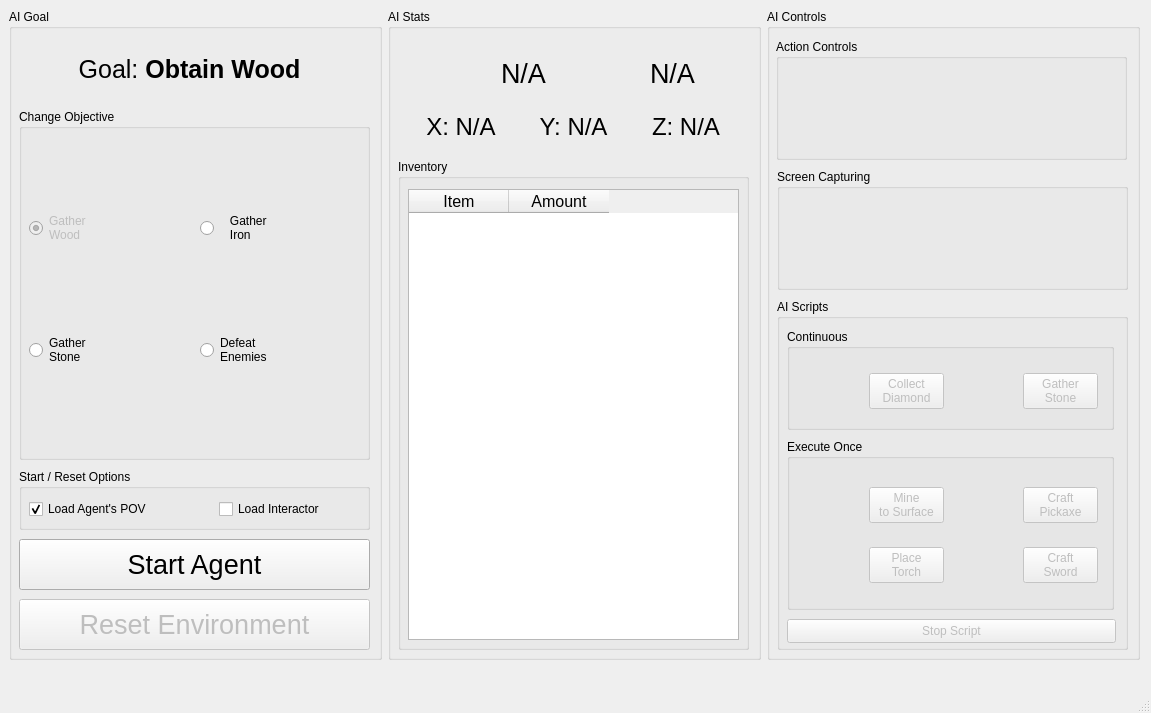
<?xml version="1.0" encoding="UTF-8"?>
<ui version="4.0">
 <author>Adair Torres</author>
 <class>MainWindow</class>
 <widget class="QMainWindow" name="MainWindow">
  <property name="geometry">
   <rect>
    <x>0</x>
    <y>0</y>
    <width>1151</width>
    <height>713</height>
   </rect>
  </property>
  <property name="sizePolicy">
   <sizepolicy hsizetype="Fixed" vsizetype="Fixed">
    <horstretch>0</horstretch>
    <verstretch>0</verstretch>
   </sizepolicy>
  </property>
  <property name="windowTitle">
   <string>ML4MC</string>
  </property>
  <property name="windowIcon">
   <iconset>
    <normaloff>../Assets/Grass_Block.png</normaloff>../Assets/Grass_Block.png</iconset>
  </property>
  <widget class="QWidget" name="centralwidget">
   <widget class="QWidget" name="horizontalLayoutWidget_3">
    <property name="geometry">
     <rect>
      <x>9</x>
      <y>9</y>
      <width>1131</width>
      <height>651</height>
     </rect>
    </property>
    <layout class="QHBoxLayout" name="horizontalLayout_7">
     <item>
      <layout class="QVBoxLayout" name="verticalLayout_6">
       <item>
        <widget class="QGroupBox" name="goalInfoGroupBox">
         <property name="title">
          <string>AI Goal</string>
         </property>
         <widget class="QGroupBox" name="goalSelectGroupbox">
          <property name="geometry">
           <rect>
            <x>10</x>
            <y>100</y>
            <width>351</width>
            <height>351</height>
           </rect>
          </property>
          <property name="title">
           <string>Change Objective</string>
          </property>
          <widget class="QWidget" name="horizontalLayoutWidget">
           <property name="geometry">
            <rect>
             <x>10</x>
             <y>20</y>
             <width>335</width>
             <height>321</height>
            </rect>
           </property>
           <layout class="QHBoxLayout" name="horizontalLayout">
            <item>
             <layout class="QVBoxLayout" name="verticalLayout">
              <item>
               <widget class="QRadioButton" name="woodRadio">
                <property name="enabled">
                 <bool>false</bool>
                </property>
                <property name="text">
                 <string>Gather
Wood</string>
                </property>
                <property name="icon">
                 <iconset>
                  <normaloff>../Assets/Oak_Log.png</normaloff>../Assets/Oak_Log.png</iconset>
                </property>
                <property name="iconSize">
                 <size>
                  <width>50</width>
                  <height>50</height>
                 </size>
                </property>
                <property name="checked">
                 <bool>true</bool>
                </property>
               </widget>
              </item>
              <item>
               <widget class="QRadioButton" name="stoneRadio">
                <property name="text">
                 <string>Gather
Stone</string>
                </property>
                <property name="icon">
                 <iconset>
                  <normaloff>../Assets/Cobblestone.png</normaloff>../Assets/Cobblestone.png</iconset>
                </property>
                <property name="iconSize">
                 <size>
                  <width>50</width>
                  <height>50</height>
                 </size>
                </property>
               </widget>
              </item>
             </layout>
            </item>
            <item>
             <layout class="QVBoxLayout" name="verticalLayout_2">
              <item>
               <widget class="QRadioButton" name="ironRadio">
                <property name="text">
                 <string>   Gather
   Iron</string>
                </property>
                <property name="icon">
                 <iconset>
                  <normaloff>../Assets/Iron_Ingot.png</normaloff>../Assets/Iron_Ingot.png</iconset>
                </property>
                <property name="iconSize">
                 <size>
                  <width>50</width>
                  <height>50</height>
                 </size>
                </property>
               </widget>
              </item>
              <item>
               <widget class="QRadioButton" name="combatRadio">
                <property name="text">
                 <string>Defeat
Enemies</string>
                </property>
                <property name="icon">
                 <iconset>
                  <normaloff>../Assets/Zombie_Head.png</normaloff>../Assets/Zombie_Head.png</iconset>
                </property>
                <property name="iconSize">
                 <size>
                  <width>50</width>
                  <height>50</height>
                 </size>
                </property>
               </widget>
              </item>
             </layout>
            </item>
           </layout>
          </widget>
         </widget>
         <widget class="QLabel" name="currentObjectiveLabel">
          <property name="geometry">
           <rect>
            <x>10</x>
            <y>40</y>
            <width>341</width>
            <height>41</height>
           </rect>
          </property>
          <property name="font">
           <font>
            <pointsize>19</pointsize>
           </font>
          </property>
          <property name="text">
           <string>&lt;html&gt;&lt;head/&gt;&lt;body&gt;&lt;p align=&quot;center&quot;&gt;Goal: &lt;span style=&quot; font-weight:700;&quot;&gt;Obtain Wood&lt;/span&gt;&lt;/p&gt;&lt;/body&gt;&lt;/html&gt;</string>
          </property>
         </widget>
         <widget class="QPushButton" name="resetEnvironmentButton">
          <property name="enabled">
           <bool>false</bool>
          </property>
          <property name="geometry">
           <rect>
            <x>10</x>
            <y>590</y>
            <width>351</width>
            <height>51</height>
           </rect>
          </property>
          <property name="font">
           <font>
            <pointsize>20</pointsize>
           </font>
          </property>
          <property name="text">
           <string>Reset Environment</string>
          </property>
         </widget>
         <widget class="QPushButton" name="agentButton">
          <property name="geometry">
           <rect>
            <x>10</x>
            <y>530</y>
            <width>351</width>
            <height>51</height>
           </rect>
          </property>
          <property name="font">
           <font>
            <pointsize>20</pointsize>
           </font>
          </property>
          <property name="text">
           <string>Start Agent</string>
          </property>
         </widget>
         <widget class="QGroupBox" name="groupBox_3">
          <property name="geometry">
           <rect>
            <x>10</x>
            <y>460</y>
            <width>351</width>
            <height>61</height>
           </rect>
          </property>
          <property name="title">
           <string>Start / Reset Options</string>
          </property>
          <widget class="QCheckBox" name="agentCheckbox">
           <property name="geometry">
            <rect>
             <x>10</x>
             <y>30</y>
             <width>171</width>
             <height>20</height>
            </rect>
           </property>
           <property name="toolTip">
            <string>Takes affect on restart.</string>
           </property>
           <property name="text">
            <string>Load Agent's POV</string>
           </property>
           <property name="checked">
            <bool>true</bool>
           </property>
          </widget>
          <widget class="QCheckBox" name="interactorCheckbox">
           <property name="geometry">
            <rect>
             <x>200</x>
             <y>30</y>
             <width>141</width>
             <height>20</height>
            </rect>
           </property>
           <property name="toolTip">
            <string>Takes affect on restart.</string>
           </property>
           <property name="text">
            <string>Load Interactor</string>
           </property>
           <property name="checked">
            <bool>false</bool>
           </property>
          </widget>
         </widget>
        </widget>
       </item>
      </layout>
     </item>
     <item>
      <layout class="QVBoxLayout" name="verticalLayout_8">
       <item>
        <widget class="QGroupBox" name="groupBox_AI_Stats">
         <property name="title">
          <string>AI Stats</string>
         </property>
         <widget class="QWidget" name="verticalLayoutWidget_3">
          <property name="geometry">
           <rect>
            <x>20</x>
            <y>40</y>
            <width>331</width>
            <height>101</height>
           </rect>
          </property>
          <layout class="QVBoxLayout" name="verticalLayout_3">
           <item>
            <layout class="QHBoxLayout" name="horizontalLayout_3">
             <item>
              <layout class="QHBoxLayout" name="horizontalLayout_5">
               <item>
                <widget class="QLabel" name="healthIcon">
                 <property name="sizePolicy">
                  <sizepolicy hsizetype="Fixed" vsizetype="Fixed">
                   <horstretch>0</horstretch>
                   <verstretch>0</verstretch>
                  </sizepolicy>
                 </property>
                 <property name="maximumSize">
                  <size>
                   <width>50</width>
                   <height>50</height>
                  </size>
                 </property>
                 <property name="text">
                  <string/>
                 </property>
                 <property name="pixmap">
                  <pixmap>../Assets/Health_Icon.png</pixmap>
                 </property>
                 <property name="scaledContents">
                  <bool>true</bool>
                 </property>
                 <property name="alignment">
                  <set>Qt::AlignCenter</set>
                 </property>
                </widget>
               </item>
               <item>
                <widget class="QLabel" name="healthLabel">
                 <property name="maximumSize">
                  <size>
                   <width>50</width>
                   <height>50</height>
                  </size>
                 </property>
                 <property name="font">
                  <font>
                   <pointsize>20</pointsize>
                  </font>
                 </property>
                 <property name="text">
                  <string>N/A</string>
                 </property>
                </widget>
               </item>
              </layout>
             </item>
             <item>
              <layout class="QHBoxLayout" name="horizontalLayout_4">
               <item>
                <widget class="QLabel" name="hungerIcon">
                 <property name="maximumSize">
                  <size>
                   <width>50</width>
                   <height>50</height>
                  </size>
                 </property>
                 <property name="text">
                  <string/>
                 </property>
                 <property name="pixmap">
                  <pixmap>../Assets/Hunger_Icon.png</pixmap>
                 </property>
                 <property name="scaledContents">
                  <bool>true</bool>
                 </property>
                 <property name="alignment">
                  <set>Qt::AlignCenter</set>
                 </property>
                </widget>
               </item>
               <item>
                <widget class="QLabel" name="hungerLabel">
                 <property name="maximumSize">
                  <size>
                   <width>50</width>
                   <height>50</height>
                  </size>
                 </property>
                 <property name="font">
                  <font>
                   <pointsize>20</pointsize>
                  </font>
                 </property>
                 <property name="text">
                  <string>N/A</string>
                 </property>
                </widget>
               </item>
              </layout>
             </item>
            </layout>
           </item>
           <item>
            <layout class="QHBoxLayout" name="horizontalLayout_8">
             <item>
              <widget class="QLabel" name="xCoordLabel">
               <property name="font">
                <font>
                 <pointsize>18</pointsize>
                </font>
               </property>
               <property name="text">
                <string>X: N/A</string>
               </property>
               <property name="alignment">
                <set>Qt::AlignCenter</set>
               </property>
              </widget>
             </item>
             <item>
              <widget class="QLabel" name="yCoordLabel">
               <property name="font">
                <font>
                 <pointsize>18</pointsize>
                </font>
               </property>
               <property name="text">
                <string>Y: N/A</string>
               </property>
               <property name="alignment">
                <set>Qt::AlignCenter</set>
               </property>
              </widget>
             </item>
             <item>
              <widget class="QLabel" name="zCoordLabel">
               <property name="font">
                <font>
                 <pointsize>18</pointsize>
                </font>
               </property>
               <property name="text">
                <string>Z: N/A</string>
               </property>
               <property name="alignment">
                <set>Qt::AlignCenter</set>
               </property>
              </widget>
             </item>
            </layout>
           </item>
          </layout>
         </widget>
         <widget class="QGroupBox" name="inventoryGroupBox">
          <property name="geometry">
           <rect>
            <x>10</x>
            <y>150</y>
            <width>351</width>
            <height>491</height>
           </rect>
          </property>
          <property name="title">
           <string>Inventory</string>
          </property>
          <widget class="QTableWidget" name="inventoryTable">
           <property name="geometry">
            <rect>
             <x>10</x>
             <y>30</y>
             <width>331</width>
             <height>451</height>
            </rect>
           </property>
           <property name="sizePolicy">
            <sizepolicy hsizetype="Fixed" vsizetype="Fixed">
             <horstretch>0</horstretch>
             <verstretch>0</verstretch>
            </sizepolicy>
           </property>
           <property name="maximumSize">
            <size>
             <width>10000</width>
             <height>10000</height>
            </size>
           </property>
           <property name="baseSize">
            <size>
             <width>0</width>
             <height>0</height>
            </size>
           </property>
           <property name="font">
            <font>
             <pointsize>12</pointsize>
            </font>
           </property>
           <property name="editTriggers">
            <set>QAbstractItemView::NoEditTriggers</set>
           </property>
           <property name="selectionBehavior">
            <enum>QAbstractItemView::SelectRows</enum>
           </property>
           <property name="textElideMode">
            <enum>Qt::ElideRight</enum>
           </property>
           <property name="gridStyle">
            <enum>Qt::SolidLine</enum>
           </property>
           <attribute name="horizontalHeaderCascadingSectionResizes">
            <bool>false</bool>
           </attribute>
           <column>
            <property name="text">
             <string>Item</string>
            </property>
           </column>
           <column>
            <property name="text">
             <string>Amount</string>
            </property>
           </column>
          </widget>
         </widget>
        </widget>
       </item>
      </layout>
     </item>
     <item>
      <layout class="QVBoxLayout" name="verticalLayout_7">
       <item>
        <widget class="QGroupBox" name="controlsGroupBox">
         <property name="title">
          <string>AI Controls</string>
         </property>
         <widget class="QGroupBox" name="actionGroupBox">
          <property name="geometry">
           <rect>
            <x>9</x>
            <y>30</y>
            <width>351</width>
            <height>121</height>
           </rect>
          </property>
          <property name="title">
           <string>Action Controls</string>
          </property>
          <widget class="QWidget" name="horizontalLayoutWidget_2">
           <property name="geometry">
            <rect>
             <x>10</x>
             <y>30</y>
             <width>331</width>
             <height>82</height>
            </rect>
           </property>
           <layout class="QHBoxLayout" name="horizontalLayout_2">
            <item>
             <widget class="QLabel" name="playButton">
              <property name="enabled">
               <bool>false</bool>
              </property>
              <property name="sizePolicy">
               <sizepolicy hsizetype="Fixed" vsizetype="Fixed">
                <horstretch>0</horstretch>
                <verstretch>0</verstretch>
               </sizepolicy>
              </property>
              <property name="toolTip">
               <string>Resume the agent.</string>
              </property>
              <property name="text">
               <string/>
              </property>
              <property name="pixmap">
               <pixmap>../Assets/Play_Button.png</pixmap>
              </property>
              <property name="alignment">
               <set>Qt::AlignCenter</set>
              </property>
             </widget>
            </item>
            <item>
             <widget class="QLabel" name="pauseButton">
              <property name="enabled">
               <bool>false</bool>
              </property>
              <property name="sizePolicy">
               <sizepolicy hsizetype="Fixed" vsizetype="Fixed">
                <horstretch>0</horstretch>
                <verstretch>0</verstretch>
               </sizepolicy>
              </property>
              <property name="toolTip">
               <string>Pause the agent.
(It can still take damage!)</string>
              </property>
              <property name="text">
               <string/>
              </property>
              <property name="pixmap">
               <pixmap>../Assets/Pause_Button.png</pixmap>
              </property>
              <property name="alignment">
               <set>Qt::AlignCenter</set>
              </property>
             </widget>
            </item>
           </layout>
          </widget>
         </widget>
         <widget class="QGroupBox" name="capturingGroupBox">
          <property name="geometry">
           <rect>
            <x>10</x>
            <y>160</y>
            <width>351</width>
            <height>121</height>
           </rect>
          </property>
          <property name="title">
           <string>Screen Capturing</string>
          </property>
          <widget class="QWidget" name="horizontalLayoutWidget_7">
           <property name="geometry">
            <rect>
             <x>10</x>
             <y>30</y>
             <width>331</width>
             <height>82</height>
            </rect>
           </property>
           <layout class="QHBoxLayout" name="horizontalLayout_9">
            <item>
             <widget class="QLabel" name="recordButton">
              <property name="enabled">
               <bool>false</bool>
              </property>
              <property name="sizePolicy">
               <sizepolicy hsizetype="Fixed" vsizetype="Fixed">
                <horstretch>0</horstretch>
                <verstretch>0</verstretch>
               </sizepolicy>
              </property>
              <property name="toolTip">
               <string>Start screen capture.</string>
              </property>
              <property name="text">
               <string/>
              </property>
              <property name="pixmap">
               <pixmap>../Assets/Record_Button.png</pixmap>
              </property>
              <property name="alignment">
               <set>Qt::AlignCenter</set>
              </property>
             </widget>
            </item>
            <item>
             <widget class="QLabel" name="stopButton">
              <property name="enabled">
               <bool>false</bool>
              </property>
              <property name="sizePolicy">
               <sizepolicy hsizetype="Fixed" vsizetype="Fixed">
                <horstretch>0</horstretch>
                <verstretch>0</verstretch>
               </sizepolicy>
              </property>
              <property name="toolTip">
               <string>Stop and save screen capture.</string>
              </property>
              <property name="text">
               <string/>
              </property>
              <property name="pixmap">
               <pixmap>../Assets/Stop_Button.png</pixmap>
              </property>
              <property name="alignment">
               <set>Qt::AlignCenter</set>
              </property>
             </widget>
            </item>
           </layout>
          </widget>
         </widget>
         <widget class="QGroupBox" name="scriptsGroupBox">
          <property name="geometry">
           <rect>
            <x>10</x>
            <y>290</y>
            <width>351</width>
            <height>351</height>
           </rect>
          </property>
          <property name="sizePolicy">
           <sizepolicy hsizetype="Minimum" vsizetype="Minimum">
            <horstretch>0</horstretch>
            <verstretch>0</verstretch>
           </sizepolicy>
          </property>
          <property name="title">
           <string>AI Scripts</string>
          </property>
          <widget class="QGroupBox" name="groupBox_2">
           <property name="geometry">
            <rect>
             <x>10</x>
             <y>140</y>
             <width>327</width>
             <height>171</height>
            </rect>
           </property>
           <property name="title">
            <string>Execute Once</string>
           </property>
           <widget class="QWidget" name="gridLayoutWidget">
            <property name="geometry">
             <rect>
              <x>9</x>
              <y>30</y>
              <width>311</width>
              <height>132</height>
             </rect>
            </property>
            <layout class="QGridLayout" name="gridLayout">
             <item row="0" column="1">
              <layout class="QHBoxLayout" name="horizontalLayout_11">
               <item>
                <widget class="QLabel" name="pickaxeIcon">
                 <property name="enabled">
                  <bool>true</bool>
                 </property>
                 <property name="maximumSize">
                  <size>
                   <width>60</width>
                   <height>60</height>
                  </size>
                 </property>
                 <property name="text">
                  <string/>
                 </property>
                 <property name="pixmap">
                  <pixmap>../Assets/Iron_Pickaxe.png</pixmap>
                 </property>
                 <property name="scaledContents">
                  <bool>true</bool>
                 </property>
                 <property name="alignment">
                  <set>Qt::AlignCenter</set>
                 </property>
                </widget>
               </item>
               <item>
                <widget class="QPushButton" name="pickaxeScriptButton">
                 <property name="enabled">
                  <bool>false</bool>
                 </property>
                 <property name="sizePolicy">
                  <sizepolicy hsizetype="Fixed" vsizetype="Fixed">
                   <horstretch>0</horstretch>
                   <verstretch>0</verstretch>
                  </sizepolicy>
                 </property>
                 <property name="maximumSize">
                  <size>
                   <width>75</width>
                   <height>16777215</height>
                  </size>
                 </property>
                 <property name="toolTip">
                  <string>Will craft the highest tier available.</string>
                 </property>
                 <property name="text">
                  <string>Craft
Pickaxe</string>
                 </property>
                 <property name="iconSize">
                  <size>
                   <width>50</width>
                   <height>50</height>
                  </size>
                 </property>
                </widget>
               </item>
              </layout>
             </item>
             <item row="0" column="0">
              <layout class="QHBoxLayout" name="horizontalLayout_10">
               <item>
                <widget class="QLabel" name="surfaceIcon">
                 <property name="enabled">
                  <bool>true</bool>
                 </property>
                 <property name="maximumSize">
                  <size>
                   <width>60</width>
                   <height>60</height>
                  </size>
                 </property>
                 <property name="text">
                  <string/>
                 </property>
                 <property name="pixmap">
                  <pixmap>../Assets/Cobblestone_Stairs.png</pixmap>
                 </property>
                 <property name="scaledContents">
                  <bool>true</bool>
                 </property>
                 <property name="alignment">
                  <set>Qt::AlignCenter</set>
                 </property>
                </widget>
               </item>
               <item>
                <widget class="QPushButton" name="surfaceScriptButton">
                 <property name="enabled">
                  <bool>false</bool>
                 </property>
                 <property name="sizePolicy">
                  <sizepolicy hsizetype="Fixed" vsizetype="Fixed">
                   <horstretch>0</horstretch>
                   <verstretch>0</verstretch>
                  </sizepolicy>
                 </property>
                 <property name="maximumSize">
                  <size>
                   <width>75</width>
                   <height>16777215</height>
                  </size>
                 </property>
                 <property name="text">
                  <string>Mine
to Surface</string>
                 </property>
                 <property name="iconSize">
                  <size>
                   <width>50</width>
                   <height>50</height>
                  </size>
                 </property>
                </widget>
               </item>
              </layout>
             </item>
             <item row="1" column="1">
              <layout class="QHBoxLayout" name="horizontalLayout_12">
               <item>
                <widget class="QLabel" name="swordIcon">
                 <property name="enabled">
                  <bool>true</bool>
                 </property>
                 <property name="maximumSize">
                  <size>
                   <width>60</width>
                   <height>60</height>
                  </size>
                 </property>
                 <property name="font">
                  <font>
                   <kerning>true</kerning>
                  </font>
                 </property>
                 <property name="text">
                  <string/>
                 </property>
                 <property name="pixmap">
                  <pixmap>../Assets/Diamond_Sword.png</pixmap>
                 </property>
                 <property name="scaledContents">
                  <bool>true</bool>
                 </property>
                 <property name="alignment">
                  <set>Qt::AlignCenter</set>
                 </property>
                </widget>
               </item>
               <item>
                <widget class="QPushButton" name="swordScriptButton">
                 <property name="enabled">
                  <bool>false</bool>
                 </property>
                 <property name="sizePolicy">
                  <sizepolicy hsizetype="Fixed" vsizetype="Fixed">
                   <horstretch>0</horstretch>
                   <verstretch>0</verstretch>
                  </sizepolicy>
                 </property>
                 <property name="maximumSize">
                  <size>
                   <width>75</width>
                   <height>16777215</height>
                  </size>
                 </property>
                 <property name="toolTip">
                  <string>Will craft the highest tier available.</string>
                 </property>
                 <property name="text">
                  <string>Craft
Sword</string>
                 </property>
                 <property name="iconSize">
                  <size>
                   <width>50</width>
                   <height>50</height>
                  </size>
                 </property>
                </widget>
               </item>
              </layout>
             </item>
             <item row="1" column="0">
              <layout class="QHBoxLayout" name="horizontalLayout_16">
               <item>
                <widget class="QLabel" name="torchIcon">
                 <property name="enabled">
                  <bool>true</bool>
                 </property>
                 <property name="maximumSize">
                  <size>
                   <width>60</width>
                   <height>60</height>
                  </size>
                 </property>
                 <property name="text">
                  <string/>
                 </property>
                 <property name="pixmap">
                  <pixmap>../Assets/Torch.png</pixmap>
                 </property>
                 <property name="scaledContents">
                  <bool>true</bool>
                 </property>
                 <property name="alignment">
                  <set>Qt::AlignCenter</set>
                 </property>
                </widget>
               </item>
               <item>
                <widget class="QPushButton" name="torchScriptButton">
                 <property name="enabled">
                  <bool>false</bool>
                 </property>
                 <property name="sizePolicy">
                  <sizepolicy hsizetype="Fixed" vsizetype="Fixed">
                   <horstretch>0</horstretch>
                   <verstretch>0</verstretch>
                  </sizepolicy>
                 </property>
                 <property name="maximumSize">
                  <size>
                   <width>75</width>
                   <height>16777215</height>
                  </size>
                 </property>
                 <property name="text">
                  <string>Place
Torch</string>
                 </property>
                 <property name="iconSize">
                  <size>
                   <width>50</width>
                   <height>50</height>
                  </size>
                 </property>
                </widget>
               </item>
              </layout>
             </item>
            </layout>
           </widget>
          </widget>
          <widget class="QGroupBox" name="groupBox">
           <property name="geometry">
            <rect>
             <x>10</x>
             <y>30</y>
             <width>327</width>
             <height>101</height>
            </rect>
           </property>
           <property name="sizePolicy">
            <sizepolicy hsizetype="Preferred" vsizetype="Minimum">
             <horstretch>0</horstretch>
             <verstretch>0</verstretch>
            </sizepolicy>
           </property>
           <property name="minimumSize">
            <size>
             <width>0</width>
             <height>0</height>
            </size>
           </property>
           <property name="title">
            <string>Continuous</string>
           </property>
           <widget class="QWidget" name="horizontalLayoutWidget_4">
            <property name="geometry">
             <rect>
              <x>9</x>
              <y>30</y>
              <width>311</width>
              <height>64</height>
             </rect>
            </property>
            <layout class="QHBoxLayout" name="horizontalLayout_13">
             <item>
              <layout class="QHBoxLayout" name="horizontalLayout_14">
               <item>
                <widget class="QLabel" name="diamondIcon">
                 <property name="enabled">
                  <bool>true</bool>
                 </property>
                 <property name="maximumSize">
                  <size>
                   <width>60</width>
                   <height>60</height>
                  </size>
                 </property>
                 <property name="text">
                  <string/>
                 </property>
                 <property name="pixmap">
                  <pixmap>../Assets/Diamond.png</pixmap>
                 </property>
                 <property name="scaledContents">
                  <bool>false</bool>
                 </property>
                 <property name="alignment">
                  <set>Qt::AlignCenter</set>
                 </property>
                </widget>
               </item>
               <item>
                <widget class="QPushButton" name="diamondScriptButton">
                 <property name="enabled">
                  <bool>false</bool>
                 </property>
                 <property name="sizePolicy">
                  <sizepolicy hsizetype="Fixed" vsizetype="Fixed">
                   <horstretch>0</horstretch>
                   <verstretch>0</verstretch>
                  </sizepolicy>
                 </property>
                 <property name="maximumSize">
                  <size>
                   <width>75</width>
                   <height>16777215</height>
                  </size>
                 </property>
                 <property name="text">
                  <string>Collect
Diamond</string>
                 </property>
                 <property name="iconSize">
                  <size>
                   <width>50</width>
                   <height>50</height>
                  </size>
                 </property>
                </widget>
               </item>
              </layout>
             </item>
             <item>
              <layout class="QHBoxLayout" name="horizontalLayout_15">
               <item>
                <widget class="QLabel" name="stoneIcon">
                 <property name="enabled">
                  <bool>true</bool>
                 </property>
                 <property name="maximumSize">
                  <size>
                   <width>60</width>
                   <height>60</height>
                  </size>
                 </property>
                 <property name="text">
                  <string/>
                 </property>
                 <property name="pixmap">
                  <pixmap>../Assets/Cobblestone.png</pixmap>
                 </property>
                 <property name="scaledContents">
                  <bool>true</bool>
                 </property>
                 <property name="alignment">
                  <set>Qt::AlignCenter</set>
                 </property>
                </widget>
               </item>
               <item>
                <widget class="QPushButton" name="stoneScriptButton">
                 <property name="enabled">
                  <bool>false</bool>
                 </property>
                 <property name="sizePolicy">
                  <sizepolicy hsizetype="Fixed" vsizetype="Fixed">
                   <horstretch>0</horstretch>
                   <verstretch>0</verstretch>
                  </sizepolicy>
                 </property>
                 <property name="maximumSize">
                  <size>
                   <width>75</width>
                   <height>16777215</height>
                  </size>
                 </property>
                 <property name="text">
                  <string>Gather
Stone</string>
                 </property>
                 <property name="iconSize">
                  <size>
                   <width>50</width>
                   <height>50</height>
                  </size>
                 </property>
                </widget>
               </item>
              </layout>
             </item>
            </layout>
           </widget>
          </widget>
          <widget class="QPushButton" name="stopScriptButton">
           <property name="enabled">
            <bool>false</bool>
           </property>
           <property name="geometry">
            <rect>
             <x>10</x>
             <y>320</y>
             <width>329</width>
             <height>24</height>
            </rect>
           </property>
           <property name="text">
            <string>Stop Script</string>
           </property>
          </widget>
         </widget>
        </widget>
       </item>
      </layout>
     </item>
    </layout>
   </widget>
  </widget>
  <widget class="QMenuBar" name="menubar">
   <property name="geometry">
    <rect>
     <x>0</x>
     <y>0</y>
     <width>1151</width>
     <height>22</height>
    </rect>
   </property>
  </widget>
  <widget class="QStatusBar" name="statusbar"/>
 </widget>
 <resources/>
 <connections/>
</ui>
